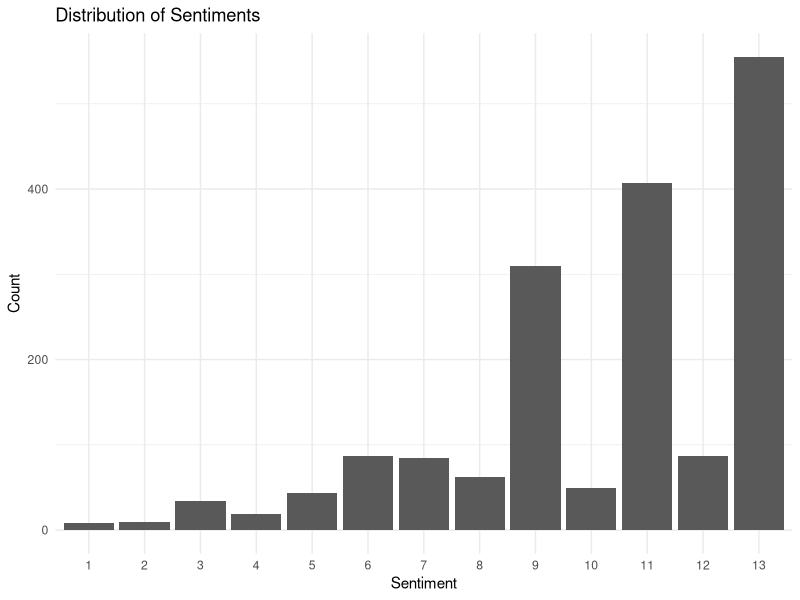
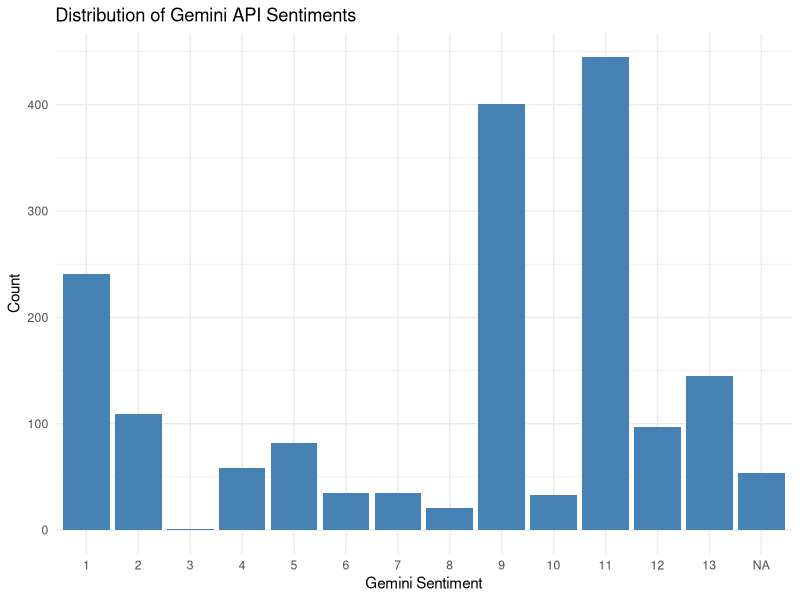
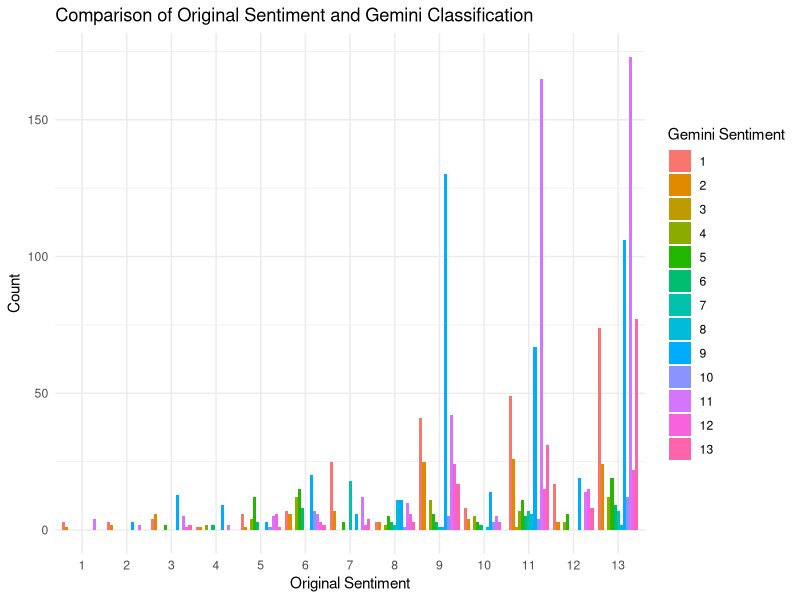
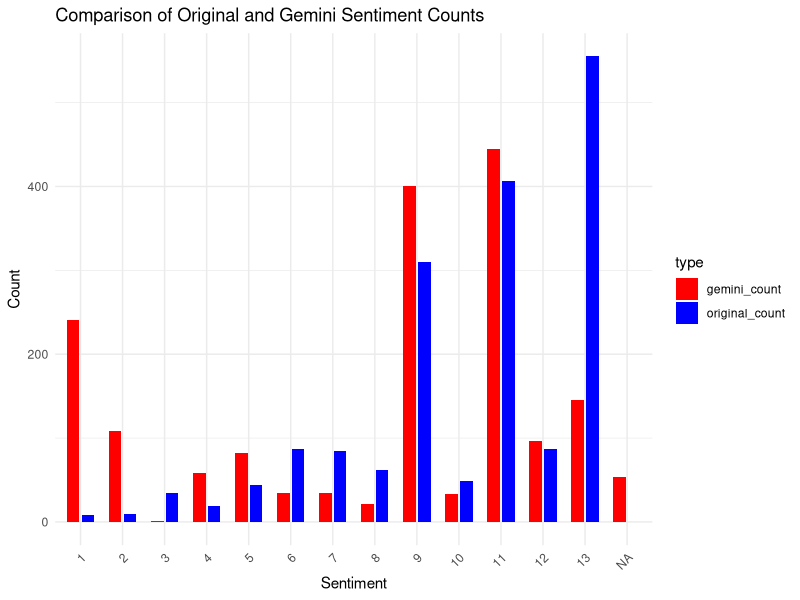

Reproduce these figures in R, in order.
## ---- chunk 1
library(ggplot2)
library(dplyr)
library(e1071)

data <- read.csv("text_emotion_with_gemini.csv")
head(data)
str(data)

sentiment_mapping <- c('anger' = 1, 'boredom' = 2, 'empty' = 3, 'enthusiasm' = 4,
                       'fun' = 5, 'happiness' = 6, 'hate' = 7, 'love' = 8,
                       'neutral' = 9, 'relief' = 10, 'sadness' = 11, 'surprise' = 12,
                       'worry' = 13)

data$sentiment <- as.integer(factor(data$sentiment, levels = names(sentiment_mapping), labels = sentiment_mapping))

head(data$sentiment)
## ---- chunk 2
sentiment_counts <- table(data$sentiment)

ggplot(data, aes(x=factor(sentiment, levels = names(sentiment_counts)))) + 
  geom_bar() + 
  labs(x = "Sentiment", y = "Count", title = "Distribution of Sentiments") +
  theme_minimal()
## ---- chunk 3
gemini_counts <- table(data$gemini)

ggplot(data, aes(x=factor(gemini, levels = names(gemini_counts)))) +
  geom_bar(fill = "steelblue") +
  labs(x = "Gemini Sentiment", y = "Count", title = "Distribution of Gemini API Sentiments") +
  theme_minimal()
## ---- chunk 4
cross_tab <- table(data$sentiment, data$gemini)

ggplot(as.data.frame(cross_tab), aes(Var1, Freq, fill = Var2)) +
  geom_bar(stat = "identity", position = "dodge") +
  labs(x = "Original Sentiment", y = "Count", fill = "Gemini Sentiment", 
       title = "Comparison of Original Sentiment and Gemini Classification") +
  theme_minimal()

## ---- chunk 5
original_counts <- data %>% 
  count(sentiment, name = "original_count")
gemini_counts <- data %>% 
  count(gemini, name = "gemini_count")
levels_sentiment <- sort(as.numeric(unique(c(as.character(original_counts$sentiment), as.character(gemini_counts$gemini)))))
levels_sentiment <- as.character(levels_sentiment)
levels_sentiment[is.na(levels_sentiment)] <- "NA" 

original_counts$sentiment <- factor(original_counts$sentiment, levels = levels_sentiment)
gemini_counts$gemini <- factor(gemini_counts$gemini, levels = levels_sentiment)

combined_counts <- full_join(original_counts, gemini_counts, by = c("sentiment" = "gemini"))
plot_data <- tidyr::pivot_longer(combined_counts, cols = c("original_count", "gemini_count"), 
                                 names_to = "type", values_to = "count")
plot_data$count[is.na(plot_data$count)] <- 0

ggplot(plot_data, aes(x = sentiment, y = count, fill = type)) +
  geom_bar(stat = "identity", position = position_dodge(width = 0.7), width = 0.6) +
  scale_fill_manual(values = c("original_count" = "blue", "gemini_count" = "red")) +
  labs(x = "Sentiment", y = "Count", title = "Comparison of Original and Gemini Sentiment Counts") +
  theme_minimal() +
  theme(axis.text.x = element_text(angle = 45, hjust = 1))  

## ---- chunk 6
#library(wordcloud)
#library(RColorBrewer)

#gemini_to_sentiment <- c('1' = "anger", '2' = "boredom", '3' = "empty", '4' = "enthusiasm",
#                         '5' = "fun", '6' = "happiness", '7' = "hate", '8' = "love",
#                         '9' = "neutral", '10' = "relief", '11' = "sadness", '12' = "surprise",
#                         '13' = "worry", 'NA' = "NA")
#data$sentiment2 <- as.character(gemini_to_sentiment[as.character(data$gemini)])
#data$sentiment2[is.na(data$sentiment2)] <- "Unknown"
#table(data$sentiment2)

## ---- chunk 7
#wordcloud(names(sentiment_freq), freq = sentiment_freq, scale = c(3, 0.5), max.words = 100, random.order = FALSE, colors = brewer.pal(8, "Dark2"))
## ---- chunk 8
#wordcloud(names(sentiment2_freq), freq = sentiment2_freq, scale = c(3, 0.5), max.words = 100, random.order = FALSE, colors = brewer.pal(8, "Set3"))
## ---- chunk 9
library(nnet)
multinom_model <- multinom(sentiment ~ gemini, data = data)
summary(multinom_model)
## ---- chunk 10
lm_model <- lm(sentiment ~ gemini, data = data)
summary(lm_model)
## ---- chunk 11

## ---- chunk 12
